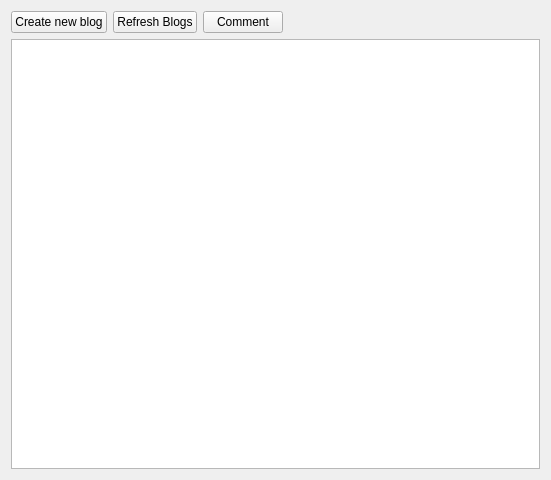
<?xml version="1.0" encoding="UTF-8"?>
<ui version="4.0">
 <class>DisplayBlogGUI</class>
 <widget class="QWidget" name="DisplayBlogGUI">
  <property name="geometry">
   <rect>
    <x>0</x>
    <y>0</y>
    <width>551</width>
    <height>480</height>
   </rect>
  </property>
  <property name="windowTitle">
   <string>Form</string>
  </property>
  <layout class="QGridLayout" name="gridLayout">
   <item row="0" column="0">
    <layout class="QVBoxLayout" name="verticalLayout">
     <item>
      <layout class="QHBoxLayout" name="horizontalLayout">
       <item>
        <widget class="QPushButton" name="createBlog">
         <property name="text">
          <string>Create new blog</string>
         </property>
        </widget>
       </item>
       <item>
        <widget class="QPushButton" name="refreshBlogs">
         <property name="text">
          <string>Refresh Blogs</string>
         </property>
        </widget>
       </item>
       <item>
        <widget class="QPushButton" name="viewBlogButton">
         <property name="text">
          <string>Comment</string>
         </property>
        </widget>
       </item>
       <item>
        <spacer name="horizontalSpacer">
         <property name="orientation">
          <enum>Qt::Horizontal</enum>
         </property>
         <property name="sizeHint" stdset="0">
          <size>
           <width>40</width>
           <height>20</height>
          </size>
         </property>
        </spacer>
       </item>
      </layout>
     </item>
     <item>
      <widget class="QListWidget" name="listWidget"/>
     </item>
    </layout>
   </item>
  </layout>
 </widget>
 <resources/>
 <connections/>
</ui>
